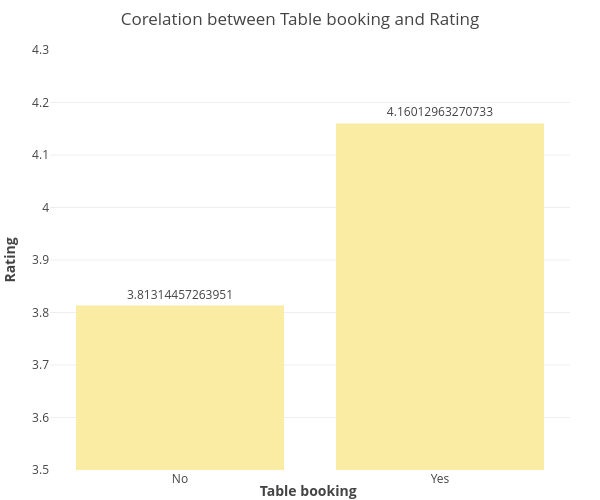

The notebook cell this image was saved under:
### Code cell
fig4 = px.bar(
    q4,
    x="book_table",
    y="Avg_rating",
    #orientation="h",
    text="Avg_rating",
    title="Corelation between Table booking and Rating",
    color_discrete_sequence=["#faeca2"]
)

fig4.update_traces(textposition="outside")

fig4.update_layout(
    height=500,
    width=600,
    #template="plotly_white",
    margin=dict(l=50, r=30, t=50, b=30),
    
    #xaxis=dict(range=[600,1900]),
    yaxis=dict(range=[3.5,4.3]),
   # yaxis=dict(autorange="reversed"),
   # xaxis=dict(tickangle=-90),
    yaxis_title="<b>Rating</b>",
    xaxis_title="<b>Table booking </b>"
)

### Figure 1 — Plotly figure (JSON) as saved in the notebook; plotly's stock layout.template omitted (floating-point values rounded to 4 significant figures)
{"data": [{"hovertemplate": "book_table=%{x}<br>Avg_rating=%{text}<extra></extra>", "legendgroup": "", "marker": {"color": "#faeca2", "pattern": {"shape": ""}}, "name": "", "orientation": "v", "showlegend": false, "text": [3.813, 4.16], "textposition": "outside", "type": "bar", "x": ["No", "Yes"], "xaxis": "x", "y": [3.813, 4.16], "yaxis": "y"}], "layout": {"barmode": "relative", "height": 500, "legend": {"tracegroupgap": 0}, "margin": {"b": 30, "l": 50, "r": 30, "t": 50}, "title": {"text": "Corelation between Table booking and Rating"}, "width": 600, "xaxis": {"anchor": "y", "domain": [0, 1], "title": {"text": "<b>Table booking </b>"}}, "yaxis": {"anchor": "x", "domain": [0, 1], "range": [3.5, 4.3], "title": {"text": "<b>Rating</b>"}}}}
